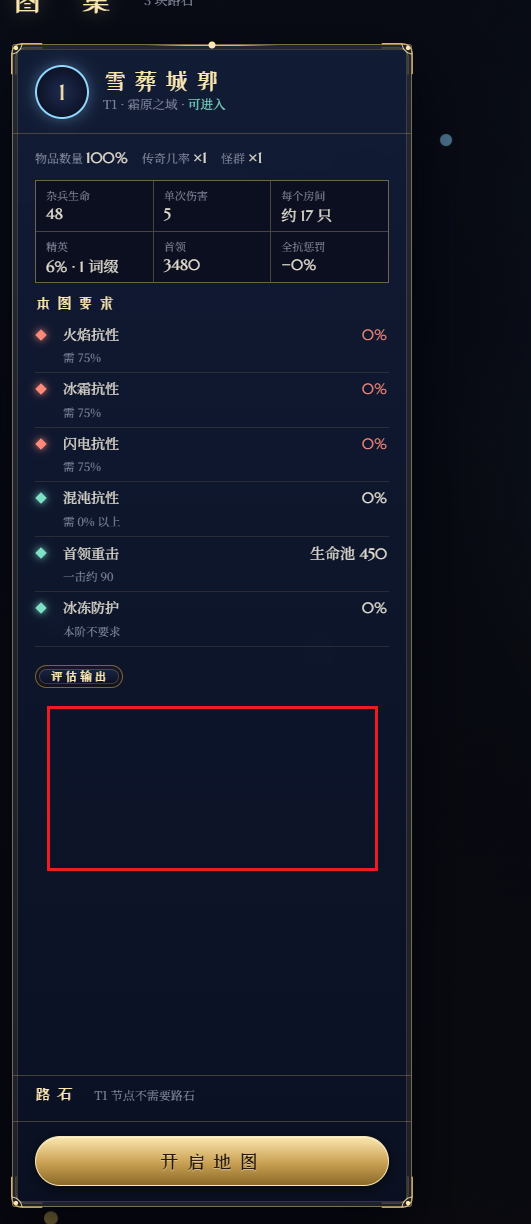
#> input picture CustomTools/RuleStudio/design/img/2026-11-02-20-27-28.png, 531 x 1224 px; its folder holds only this picture in this run
$ python -i build-icons.py   (imports and definitions only)
#> lines starting #> are read from the running program, lines starting #| are printed output that depends on the picture
#> further down, picture is the input picture: PIL image 531x1224 RGB; mean R, G, B 21.9, 25.4, 39
#!/usr/bin/env python3
"""把 design/icons 里生成的原图（512×512）转成游戏用的小图，放进 public/assets/icons/<分类>/<id>.*：
painted（技能、装备、通货、传奇、杂项、路石、星契）→ 160 px webp：抠掉连着四边的深色底（羽化边缘），按主体裁切放大，带透明通道；
emblem（功能栏、装备位、地图类型、节点、特性层、增益、状态）→ 128 px png，白色剪影、亮度当透明度，游戏里当遮罩再上色。
也读 design/icons/task-*.json（追加的图标任务）。
用法：python3 scripts/build-icons.py（需要 Pillow）"""
import json, pathlib
import numpy as np
from PIL import Image, ImageOps
from scipy import ndimage

ROOT = pathlib.Path(__file__).resolve().parent.parent
SRC, OUT = ROOT / 'design/icons', ROOT / 'public/assets/icons'


def cutout(im, lo=28, hi=62, pad=0.06, size=160):
    """Painted icon on a dark navy-to-black backdrop: the dark region touching the border becomes transparent
    (faded by brightness for a soft edge, dark parts inside the subject stay), then crop to the subject so it fills the cell."""
#> called with lo = 28, hi = 62, pad = 0.06, size = 160
    a = np.asarray(im.convert('RGB')).astype(np.float32); v = a.max(2)
#> after `v = a.max(2)`:
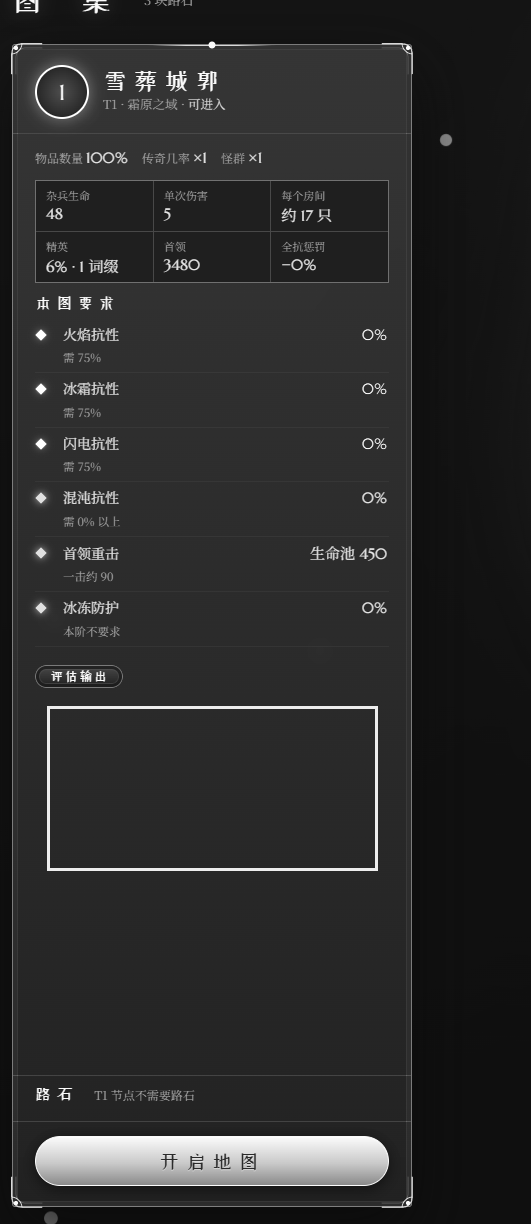
#> v: shape (1224, 531) float32; min 12, max 255, mean 43.2
    lab, _ = ndimage.label(v < hi)
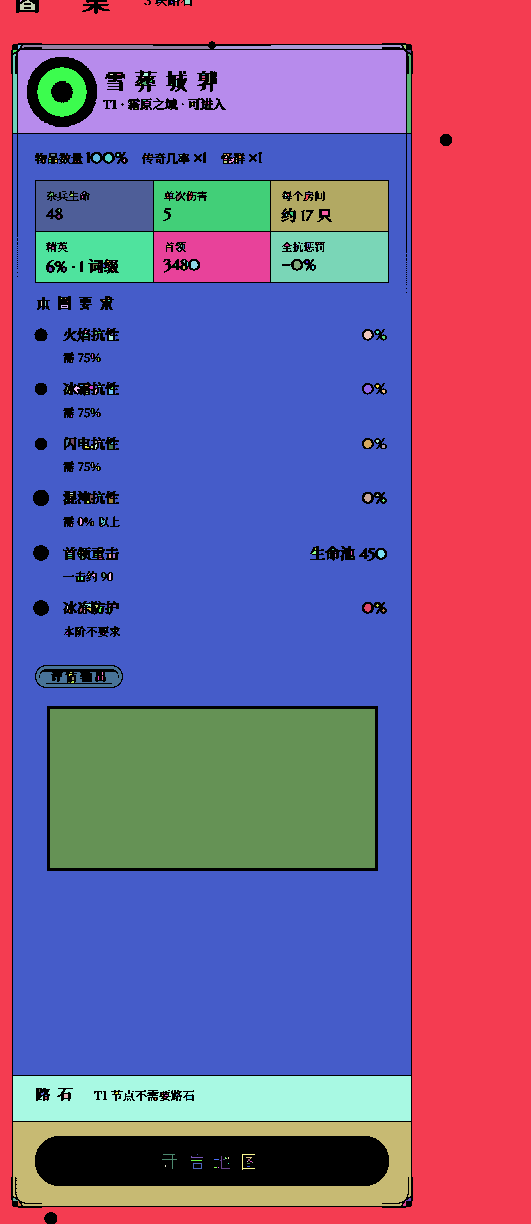
#> lab: shape (1224, 531) int32; 394 distinct labels, from 0 to 393; one colour per label, 0 black
    edge = np.unique(np.r_[lab[0], lab[-1], lab[:, 0], lab[:, -1]]); edge = edge[edge > 0]
#> after `edge = np.unique(np.r_[lab[0], lab[-1], lab[:, 0], lab[:, -1]])`: edge = [0, 1, 2, 3, 4, 5]
#> after `edge = edge[edge > 0]`: edge = [1, 2, 3, 4, 5]
    t = np.clip((v - lo) / (hi - lo), 0, 1); t = t * t * (3 - 2 * t)
#> after `t = np.clip((v - lo) / (hi - lo), 0, 1)`:
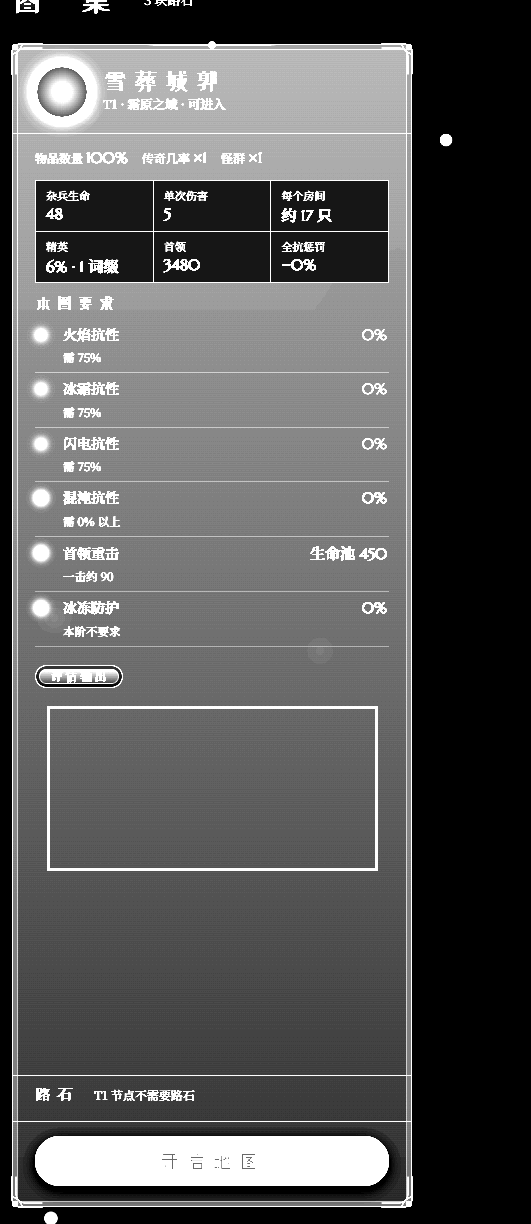
#> t: shape (1224, 531) float32; min 0, max 1, mean 0.34
#> after `t = t * t * (3 - 2 * t)`:
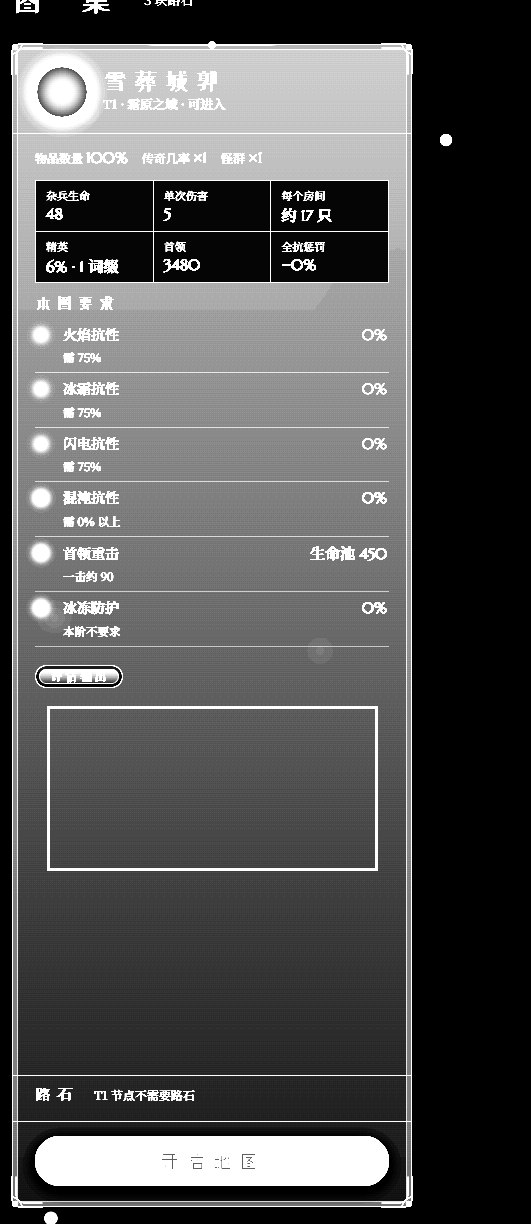
#> t: shape (1224, 531) float32; min 0, max 1, mean 0.325
    alpha = ndimage.gaussian_filter(np.where(np.isin(lab, edge), t, 1.0), 0.8)
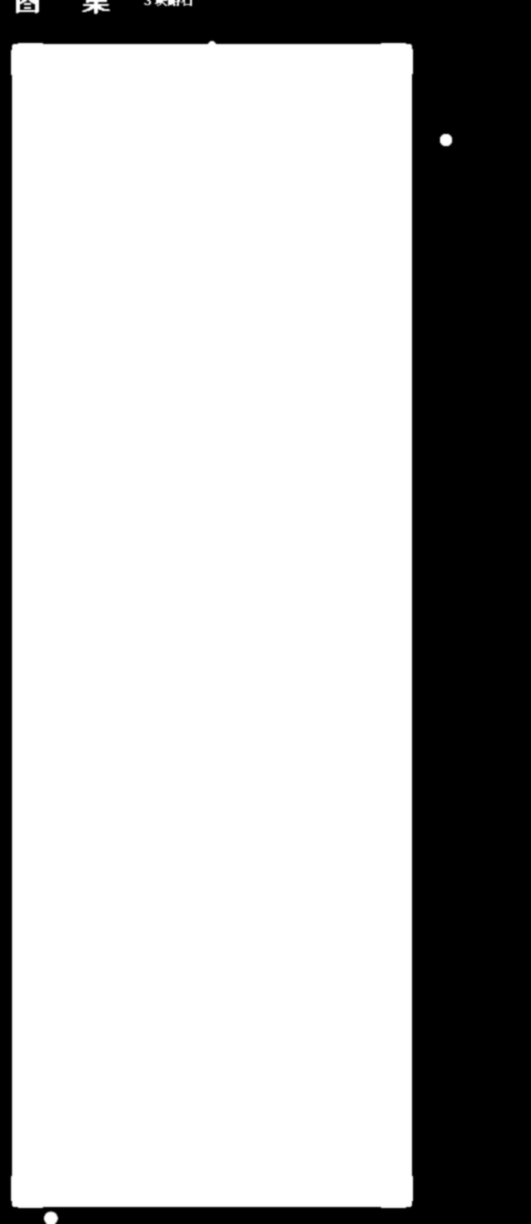
#> alpha: shape (1224, 531) float32; min 0, max 1, mean 0.717
    ys, xs = np.where(alpha > 0.15)
    box = [0, 0, a.shape[1], a.shape[0]]
#> box = [0, 0, 531, 1224]
    if len(xs):
        cx, cy = (xs.min() + xs.max()) / 2, (ys.min() + ys.max()) / 2
#> cx = 231; cy = 611.5
        side = max(160, max(xs.max() - xs.min(), ys.max() - ys.min()) * (1 + pad * 2))
#> side = 1369.8
        box = [round(cx - side / 2), round(cy - side / 2), round(cx + side / 2), round(cy + side / 2)]
#> box = [-454, -73, 916, 1296]
    return Image.fromarray(np.dstack([a, alpha * 255]).astype(np.uint8), 'RGBA').crop(box).resize((size, size), Image.LANCZOS)
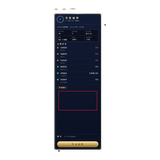
#> returned value: PIL image 160x160 RGBA; mean R, G, B, A 8, 9.2, 13.1, 63.4; transparent parts drawn white

# [1 line that did not run here, left out]
# [1 line not run here, left out]
index = {}
# [18 lines not run here, left out]

>>> from PIL import Image
>>> picture = Image.open('../design/img/2026-11-02-20-27-28.png')
>>> result = cutout(picture)
